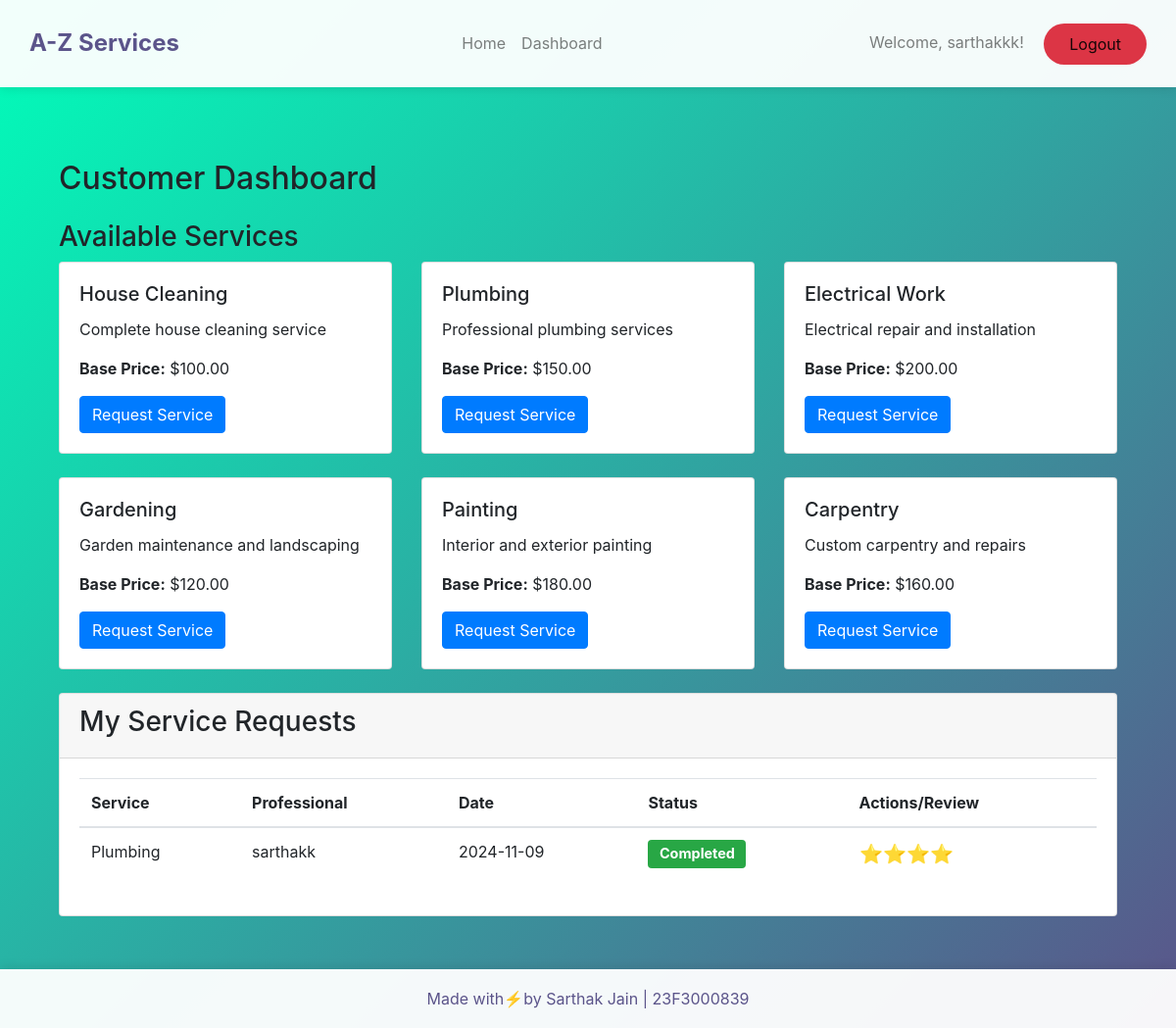
The app's page /customer/dashboard (signed in) with its own data.
### app/models.py (models this page shows, shortened)
class User(UserMixin, db.Model):
    __tablename__ = 'user'
    id = db.Column(db.Integer, primary_key=True)
    username = db.Column(db.String(80), unique=True, nullable=False)
    password = db.Column(db.String(120), nullable=False)
    role = db.Column(db.String(20), nullable=False)  # 'admin', 'professional', 'customer'
    is_approved = db.Column(db.Boolean, default=False)
    is_blocked = db.Column(db.Boolean, default=False)
    average_rating = db.Column(db.Float, default=0.0)
    service_requests_made = db.relationship('ServiceRequest',
                                          foreign_keys='ServiceRequest.customer_id',
                                          backref='customer')
    service_requests_received = db.relationship('ServiceRequest',
                                              foreign_keys='ServiceRequest.professional_id',
                                              backref='professional')
    reviews_given = db.relationship('Review',
                                  foreign_keys='Review.customer_id',
                                  backref='reviewer')
    reviews_received = db.relationship('Review',
                                     foreign_keys='Review.professional_id',
                                     backref='reviewed_professional')

class Service(db.Model):
    __tablename__ = 'service'
    id = db.Column(db.Integer, primary_key=True)
    name = db.Column(db.String(100), nullable=False)
    description = db.Column(db.Text)
    base_price = db.Column(db.Float, nullable=False)
    time_required = db.Column(db.String(50), nullable=False)  # e.g., "2 hours", "1 day"
    created_at = db.Column(db.DateTime, default=datetime.utcnow)
    service_requests = db.relationship('ServiceRequest', backref='requested_service')

class ServiceRequest(db.Model):
    __tablename__ = 'service_request'
    id = db.Column(db.Integer, primary_key=True)
    customer_id = db.Column(db.Integer, db.ForeignKey('user.id'), nullable=False)
    professional_id = db.Column(db.Integer, db.ForeignKey('user.id'))
    service_id = db.Column(db.Integer, db.ForeignKey('service.id'), nullable=False)
    status = db.Column(db.String(20), default='requested')  # requested, assigned, in_progress, pending_customer_approval, completed
    date_of_request = db.Column(db.DateTime, nullable=False)
    remarks = db.Column(db.Text)
    reviews = db.relationship('Review', backref='service_request', lazy=True)

class Review(db.Model):
    __tablename__ = 'review'
    id = db.Column(db.Integer, primary_key=True)
    customer_id = db.Column(db.Integer, db.ForeignKey('user.id'), nullable=False)
    professional_id = db.Column(db.Integer, db.ForeignKey('user.id'), nullable=False)
    service_request_id = db.Column(db.Integer, db.ForeignKey('service_request.id'), nullable=False)
    rating = db.Column(db.Integer, nullable=False)  # 1-5 stars
    comment = db.Column(db.Text)
    created_at = db.Column(db.DateTime, default=datetime.utcnow)

### app/views/customer.py (the view)
@customer_bp.route('/dashboard')
@login_required
def dashboard():
    services = Service.query.all()
    service_requests = ServiceRequest.query.filter_by(customer_id=current_user.id).all()
    return render_template('customer/dashboard.html',
                         services=services,
                         service_requests=service_requests)

### app/__init__.py (called while the page is built)
def create_app():
    app = Flask(__name__)
    app.config.from_object(Config)
    db.init_app(app)
    Bootstrap(app)
    login_manager.init_app(app)
    login_manager.login_view = 'main.login'
    from .models import User
    @login_manager.user_loader
    def load_user(user_id):
        return User.query.get(int(user_id))
    from .views.admin import admin_bp
    from .views.customer import customer_bp
    from .views.professional import professional_bp
    from .routes import main_bp
    app.register_blueprint(admin_bp, url_prefix='/admin')
    app.register_blueprint(customer_bp, url_prefix='/customer')
    app.register_blueprint(professional_bp, url_prefix='/professional')
    app.register_blueprint(main_bp)
    with app.app_context():
        db.create_all()
    return app

### app/templates/customer/dashboard.html (shortened to what this page needs)
{% extends "layout.html" %}
{% block content %}
<div class="container mt-4">
    <h2>Customer Dashboard</h2>
    <div class="row mt-4">
        <div class="col-md-12">
            <h3>Available Services</h3>
            {% if services %}
                <div class="row">
                    {% for service in services %}
                    <div class="col-md-4 mb-4">
                        <div class="card">
                            <div class="card-body">
                                <h5 class="card-title">{{ service.name }}</h5>
                                <p class="card-text">{{ service.description }}</p>
                                <p class="card-text"><strong>Base Price:</strong> ${{ "%.2f"|format(service.base_price) }}</p>
                                <a href="{{ url_for('customer.request_service', service_id=service.id) }}"
                                   class="btn btn-primary">Request Service</a>
                            </div>
                        </div>
                    </div>
                    {% endfor %}
                </div>
            {% else %}
                <p>No services available at the moment.</p>
            {% endif %}
        </div>
    </div>
    <div class="card mb-4">
        <div class="card-header">
            <h3>My Service Requests</h3>
        </div>
        <div class="card-body">
            {% if service_requests %}
            <table class="table">
                <thead>
                    <tr>
                        <th>Service</th>
                        <th>Professional</th>
                        <th>Date</th>
                        <th>Status</th>
                        <th>Actions/Review</th>
                    </tr>
                </thead>
                <tbody>
                    {% for request in service_requests %}
                    <tr>
                        <td>{{ request.requested_service.name }}</td>
                        <td>
                            {% if request.professional %}
                                {{ request.professional.username }}
                            {% else %}
                                <span class="text-muted">Waiting for assignment</span>
                            {% endif %}
                        </td>
                        <td>{{ request.date_of_request.strftime('%Y-%m-%d') }}</td>
                        <td>
                            {% if request.status == 'completed' %}
                                <span class="badge badge-success">Completed</span>
                            {% elif request.status == 'pending_customer_approval' %}
                                <span class="badge badge-warning">Pending Review</span>
                            {% elif request.status == 'in_progress' %}
                                <span class="badge badge-info">In Progress</span>
                            {% elif request.status == 'assigned' %}
                                <span class="badge badge-primary">Assigned</span>
                            {% else %}
                                <span class="badge badge-secondary">{{ request.status }}</span>
                            {% endif %}
                        </td>
                        <td>
                            {% if request.status == 'pending_customer_approval' and not request.reviews %}
                                <a href="{{ url_for('customer.add_review', request_id=request.id) }}"
                                   class="btn btn-primary btn-sm">Add Review</a>
                            {% elif request.status == 'completed' and request.reviews %}
                                <span class="text-warning">
                                    {{ '⭐' * request.reviews[0].rating }}
                                </span>
                            {% endif %}
                        </td>
                    </tr>
                    {% endfor %}
                </tbody>
            </table>
            {% else %}
            <p>No service requests yet.</p>
            {% endif %}
        </div>
    </div>
</div>
{% endblock %}

### app/templates/layout.html (shortened to what this page needs)
<!DOCTYPE html>
<html>
<head>
    <link rel="stylesheet" href="https://stackpath.bootstrapcdn.com/bootstrap/4.5.2/css/bootstrap.min.css">
</head>
<body>
    <nav class="navbar navbar-expand-lg navbar-light d-flex justify-content-between">
        <div>
        <a class="navbar-brand" href="{{ url_for('main.index') }}">A-Z Services</a>
        </div>
            <ul class="navbar-nav">
                <li class="nav-item">
                    <a class="nav-link" href="{{ url_for('main.index') }}">Home</a>
                </li>
                {% if current_user.is_authenticated %}
                    <li class="nav-item">
                        {% if current_user.role == 'customer' %}
                            <a class="nav-link" href="{{ url_for('customer.dashboard') }}">Dashboard</a>
                        {% elif current_user.role == 'professional' %}
                            <a class="nav-link" href="{{ url_for('professional.dashboard') }}">Dashboard</a>
                        {% elif current_user.role == 'admin' %}
                            <a class="nav-link" href="{{ url_for('admin.dashboard') }}">Dashboard</a>
                        {% endif %}
                    </li>
                {% endif %}
            </ul>
            <div class="navbar-text">
                {% if current_user.is_authenticated %}
                    <span class="navbar-text mr-3">Welcome, {{ current_user.username }}!</span>
                    <a class="btn btn-logout" href="{{ url_for('main.logout') }}">Logout</a>
                {% else %}
                    <a class="btn btn-login" href="{{ url_for('main.login') }}">Login</a>
                    <a class="btn btn-register" href="{{ url_for('main.register') }}">Register</a>
                {% endif %}
            </div>
    </nav>
    <div class="page-wrapper">
        <div class="container">
            {% block content %}{% endblock %}
        </div>
    </div>
    <footer class="footer">
        <p class="mb-0">Made with⚡by Sarthak Jain | 23F3000839</p>
    </footer>
</body>
</html>

### app/templates/layout.html (style rules this page uses)
body { background: linear-gradient(135deg, #00feba, #5b548a); min-height: 100vh; padding-bottom: 60px; position: relative; }
.navbar { padding: 15px 30px; background: rgba(255, 255, 255, 0.95) !important; box-shadow: 0 2px 10px rgba(0,0,0,0.1); }
.navbar-brand { font-weight: bold; font-size: 24px; color: #5b548a !important; }
.page-wrapper { padding-top: 50px; padding-bottom: 30px; }
.btn-logout { background: #dc3545; color: white; padding: 8px 25px; border-radius: 25px; }
.footer { position: absolute; bottom: 0; width: 100%; height: 60px; background: rgba(255, 255, 255, 0.95); display: flex; align-items: center; justify-content: center; color: #5b548a; box-shadow: 0 -2px 10px rgba(0,0,0,0.1); }

### app/templates/customer/dashboard.html (style rules this page uses)
.badge { font-size: 0.9em; padding: 0.5em 0.8em; }
.badge-success { background-color: #28a745; }
.text-warning { font-size: 1.2em; }

### records on screen
User: username "sarthakkk"
Service: name "House Cleaning", description "Complete house cleaning service", base_price "100.00"
Service: name "Plumbing", description "Professional plumbing services", base_price "150.00"
Service: name "Electrical Work", description "Electrical repair and installation", base_price "200.00"
Service: name "Gardening", description "Garden maintenance and landscaping", base_price "120.00"
Service: name "Painting", description "Interior and exterior painting", base_price "180.00"
Service: name "Carpentry", description "Custom carpentry and repairs", base_price "160.00"
ServiceRequest: requested_service.name "Plumbing", professional.username "sarthakk", date_of_request "2024-11-09", status "Completed"
Review: rating "⭐⭐⭐⭐"
